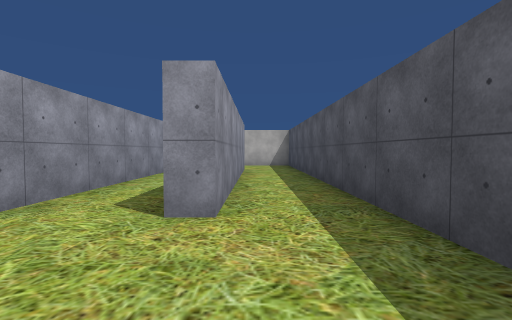
view 1 (above)

24 first-person views from a walk through a scene from a Unity 3-D project. The camera is 1.3 m above the floor, tilts 2° down and sees 85° across. The floor is counted in squares, 2 m on a side. Each view is taken from the middle of a square. On the plan, view 1 faces up. The plan holds only what a view shows up to about 9 squares ahead; the rest is blank. The place goes on beyond the plan. The player character is not drawn. Some animated figures are not drawn. Some surface patterns are stand-ins.

view 2
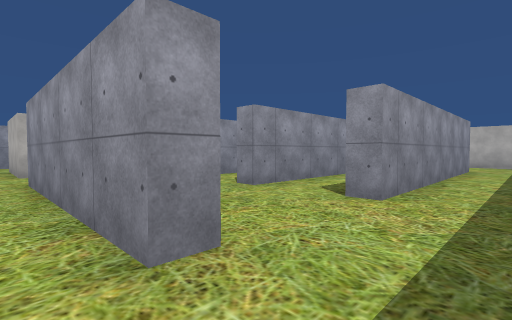

view 3
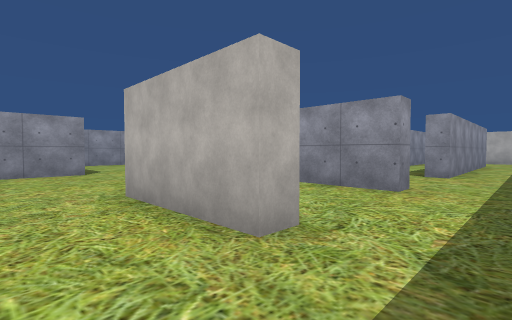

view 4
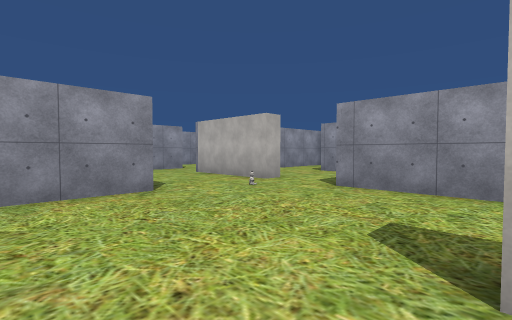

view 5
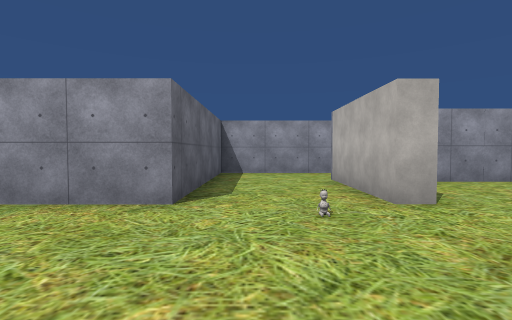

view 6
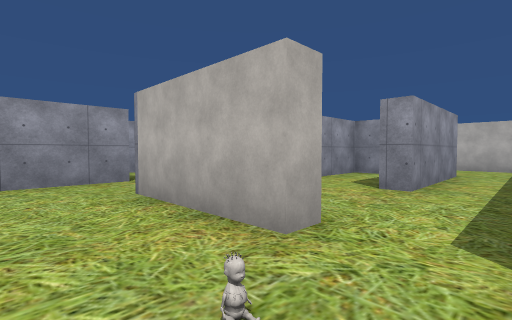

view 7
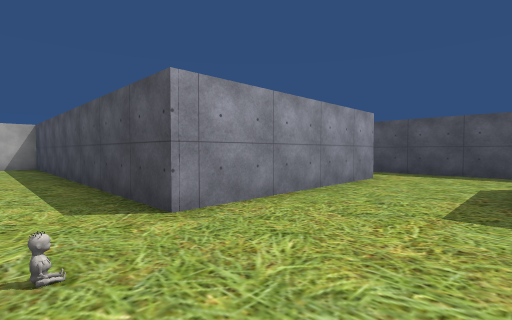

view 8
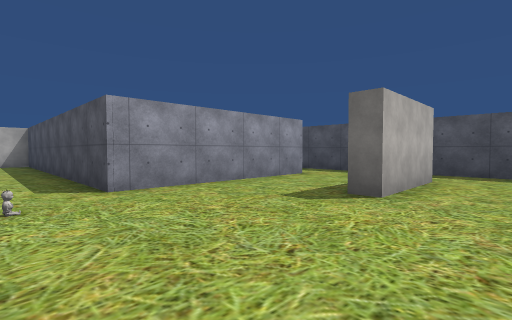

view 9
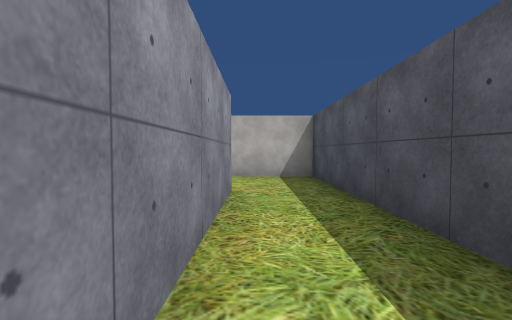

view 10
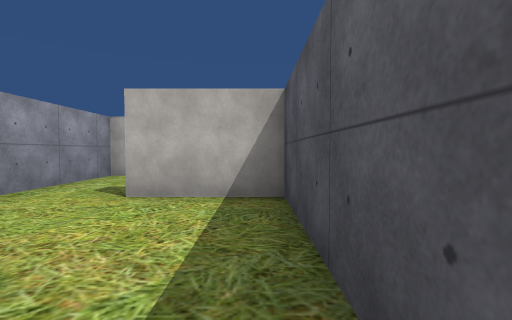

view 11
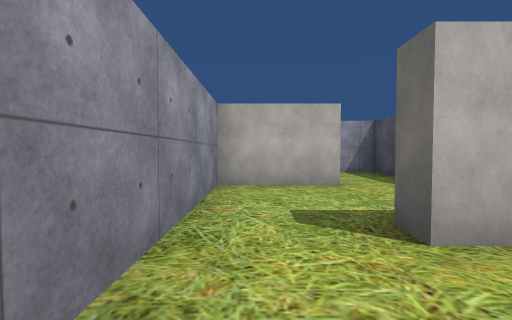

view 12
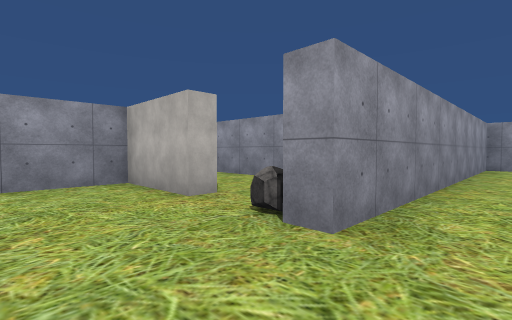

view 13
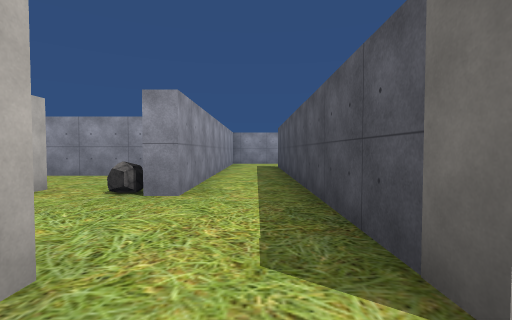

view 14
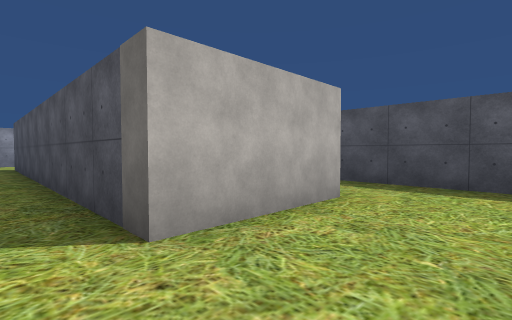

view 15
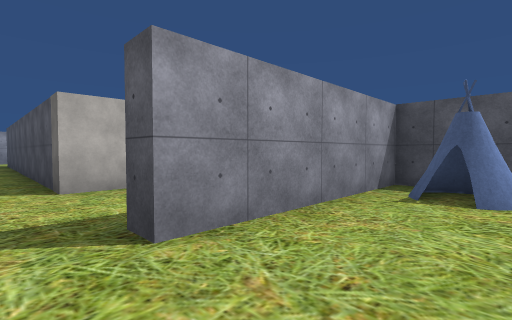

view 16
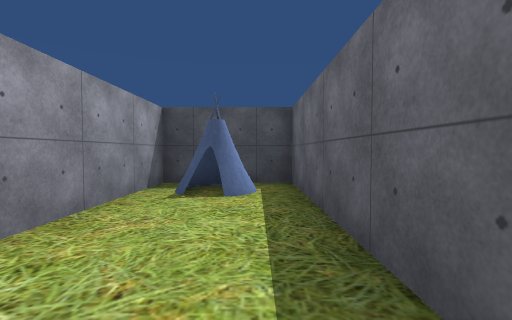

view 17
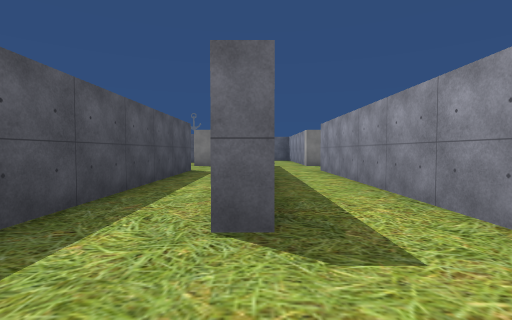

view 18
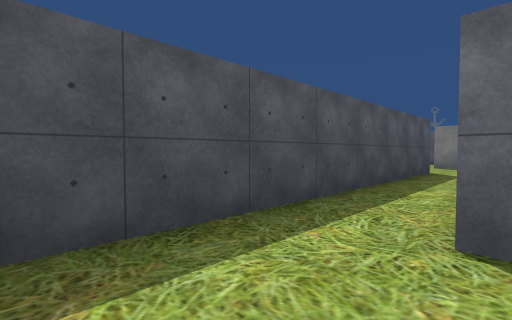

view 19
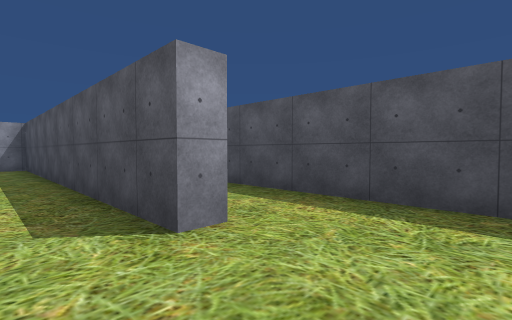

view 20
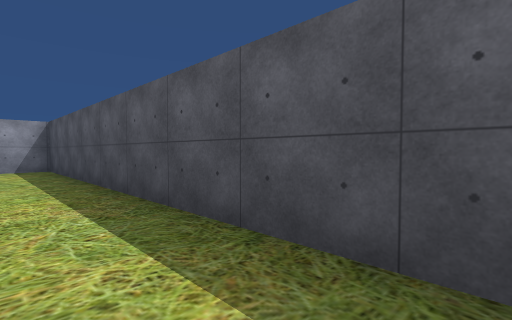

view 21
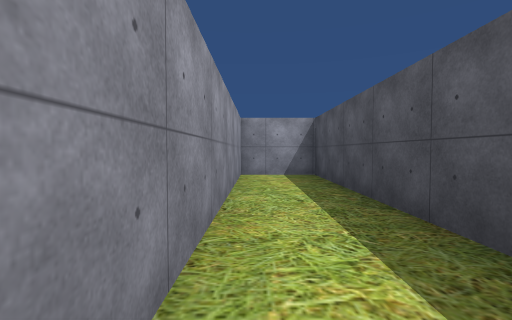

view 22
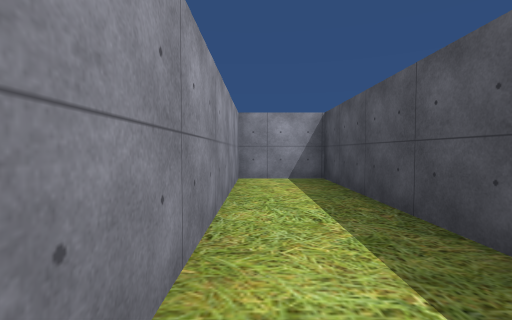

view 23
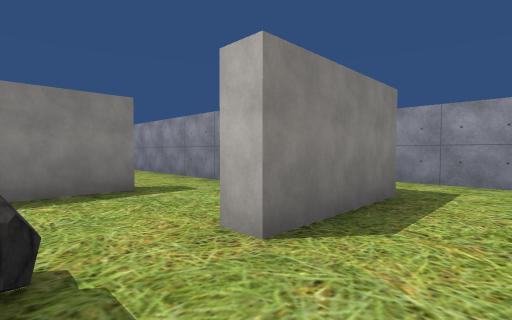

view 24
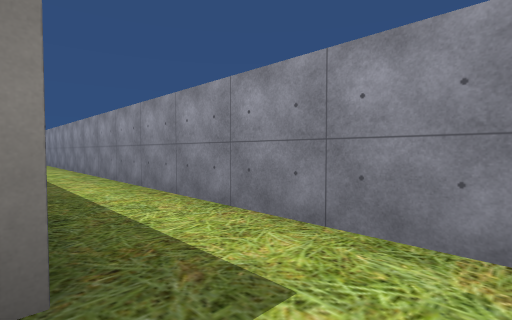

### Floor plan
Ten units are one square. View 1 is at (0, 0); x grows to the right and y downward. Boxes are objects, and circles mark ways between rooms. Rooms are numbered by the first view taken in them; rooms with no view inside come last. Other rooms are left out.
<svg viewBox="-125 -249 216 305">
<path fill="none" stroke="#000" d="M-4 -2 -4 3M14 6 14 -24M-4 30 -4 35 -31 35 -31 30M-73 3 -103 3M-4 3 -56 3M14 48 14 6M-120 6 -120 30 -73 30 -73 51M-4 -95 -4 -27 -10 -27M14 -24 14 -119 -8 -119M-27 -114 -27 -27M61 -150 61 -244M39 -119 39 -218 44 -218M19 -244 19 -150 15 -150M39 -89 39 -94M66 -119 39 -119M86 -101 86 -116M37 -63 86 -63 86 -89 39 -89M66 -150 61 -150M86 -116 86 -244 66 -244 66 -174M-33 -156 -4 -156 -4 -151M-51 -170 -51 -64M-51 -44 -51 -36M14 -167 14 -181 -38 -181M-27 -27 -32 -27M-8 -119 -8 -124 9 -124M-4 -151 -27 -151 -27 -114M-90 -58 -97 -58 -97 -16"/>
<rect x="65" y="-85" width="20" height="20" fill="#bbb"><title>tent</title></rect>
<rect x="5" y="-155" width="10" height="10" fill="#bbb"><title>rock</title></rect>
<circle cx="5" cy="0" r="3" fill="#2a7"/>
<circle cx="-10" cy="-15" r="3" fill="#2a7"/>
<circle cx="5" cy="-35" r="3" fill="#2a7"/>
<circle cx="-30" cy="-15" r="3" fill="#2a7"/>
<circle cx="-15" cy="-120" r="3" fill="#2a7"/>
<circle cx="30" cy="-120" r="3" fill="#2a7"/>
<circle cx="60" cy="-135" r="3" fill="#2a7"/>
<circle cx="20" cy="-135" r="3" fill="#2a7"/>
<circle cx="30" cy="-90" r="3" fill="#2a7"/>
<circle cx="75" cy="-120" r="3" fill="#2a7"/>
<circle cx="5" cy="-150" r="3" fill="#2a7"/>
<text x="0" y="-10">1</text>
<text x="-40" y="30">2</text>
<text x="0" y="-70">3</text>
<text x="30" y="-180">4</text>
<text x="50" y="-100">5</text>
<text x="60" y="-70">6</text>
<text x="70" y="-180">7</text>
<text x="-40" y="-110">8</text>
<text x="-10" y="-130">9</text>
<text x="-90" y="-30">10</text>
</svg>
Room 1 opens to room 2. Room 1 opens to room 3. Room 3 opens to room 8. Room 3 opens to room 9. Room 4 opens to room 5. Room 4 opens to room 7. Room 4 opens to room 9. Room 5 opens to room 6. Room 5 opens to room 7. Room 8 opens to room 9.

Where each view was taken, in squares from view 1:
view 1: 0 up, 0 right, facing up
view 2: 1 down, 1 right, facing up-left
view 3: 5 down, 1 right, facing up-left
view 4: 5 down, 3 left, facing up-left
view 5: 2 down, 4 left, facing left
view 6: 2 down, 6 left, facing up-left
view 7: 3 down, 7 left, facing up-right
view 8: 5 down, 7 left, facing up-right
view 9: 5 up, 0 right, facing up
view 10: 8 up, 1 right, facing up
view 11: 10 up, 2 left, facing up
view 12: 13 up, 3 right, facing up-left
view 13: 11 up, 3 right, facing up
view 14: 10 up, 3 right, facing up-right
view 15: 7 up, 3 right, facing up-right
view 16: 7 up, 3 right, facing right
view 17: 24 up, 4 right, facing down
view 18: 24 up, 4 right, facing down-right
view 19: 13 up, 5 right, facing up-right
view 20: 14 up, 7 right, facing up-right
view 21: 17 up, 7 right, facing up
view 22: 18 up, 7 right, facing up
view 23: 17 up, 1 right, facing down-left
view 24: 17 up, 3 left, facing down-left
